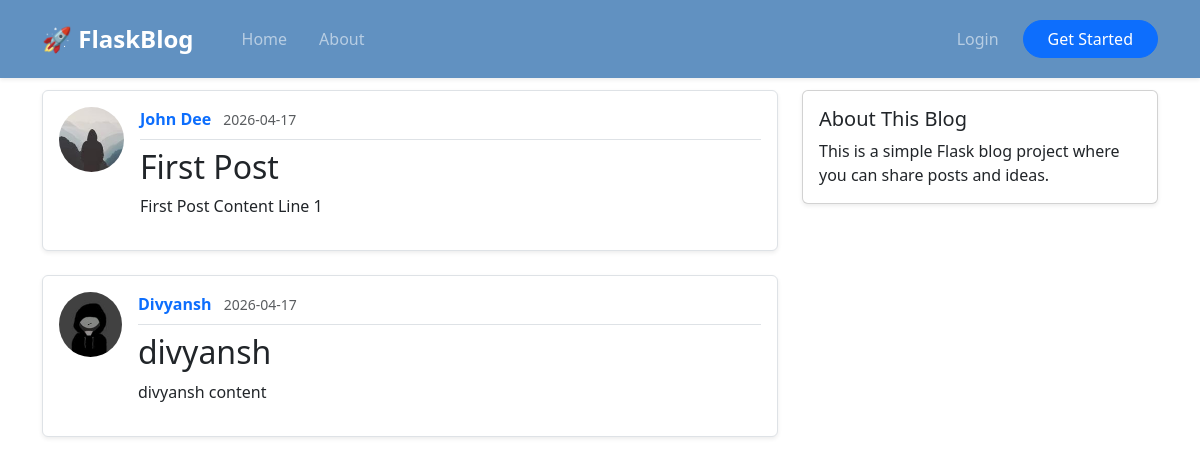
Before: / with the older database file.
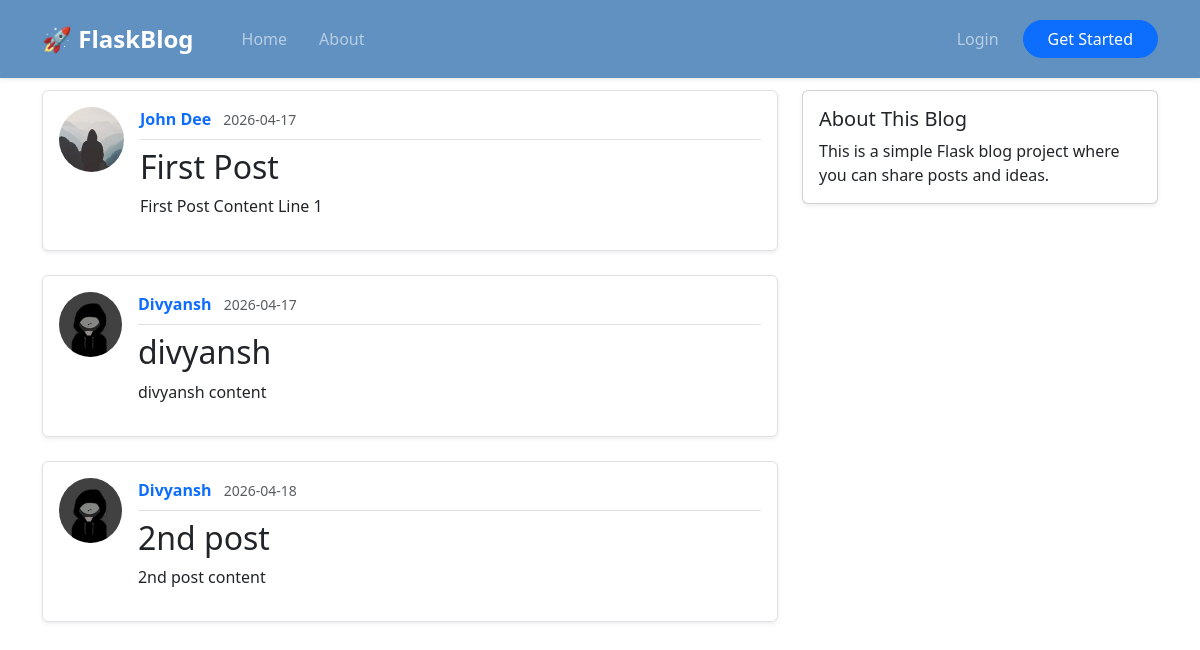
After: the same page with the newer database file.
### flaskblog/models.py (models this page shows, shortened)
class Post(db.Model):
    id = db.Column(db.Integer, primary_key=True)
    title = db.Column(db.String(100), nullable=False)
    date_posted = db.Column(db.DateTime, nullable=False, default=datetime.utcnow)
    content = db.Column(db.Text, nullable=False)
    user_id = db.Column(db.Integer, db.ForeignKey('user.id'), nullable=False)

class User(db.Model, UserMixin):
    id = db.Column(db.Integer, primary_key=True)
    username = db.Column(db.String(20), unique=True, nullable=False)
    email = db.Column(db.String(120), unique=True, nullable=False)
    image_file = db.Column(db.String(20), nullable=False, default='default.jpg')
    password = db.Column(db.String(60), nullable=False)
    posts = db.relationship('Post', backref='author', lazy=True)

### flaskblog/routes.py (the view)
@app.route('/')
def home():
    posts = Post.query.all()
    return render_template('home.html', title='Home', posts=posts)

### flaskblog/templates/home.html
{% extends "base.html" %}
{% block content %}
<div class="container mt-4">
    <div class="row">
        <div class="col-md-8">
{% for post in posts %}
<article class="media content-section p-3 mb-4 shadow-sm border rounded bg-white">
    <div class="d-flex">
        <img class="rounded-circle article-img me-3"
             src="{{ url_for('static', filename='profile_pics/' + post.author.image_file) }}"
             style="width:65px; height:65px;"
             alt="Profile Picture">
        <div class="media-body w-100">
            <div class="article-metadata border-bottom pb-2 mb-2">
                <a class="me-2 text-primary fw-bold text-decoration-none"
                   href="#">
                   {{ post.author.username }}
                </a>
                <small class="text-muted">
                    {{ post.date_posted.strftime('%Y-%m-%d') }}
                </small>
            </div>
            <h2>
                <a class="article-title text-dark text-decoration-none"
                   href="{{ url_for('post', post_id=post.id) }}">
                   {{ post.title }}
                </a>
            </h2>
            <p class="article-content">
                {{ post.content }}
            </p>
        </div>
    </div>
</article>
{% endfor %}
        </div>
        <div class="col-md-4">
            <div class="card shadow-sm">
                <div class="card-body">
                    <h5 class="card-title">About This Blog</h5>
                    <p class="card-text">
                        This is a simple Flask blog project where you can share posts and ideas.
                    </p>
                </div>
            </div>
        </div>
    </div>
</div>
{% endblock %}

### flaskblog/templates/base.html (shortened to what this page needs)
<!doctype html>
<html lang="en">
  <head>
    <link
      href="https://cdn.jsdelivr.net/npm/bootstrap@5.3.8/dist/css/bootstrap.min.css"
      rel="stylesheet"
    />
    <link
      rel="stylesheet"
      href="{{ url_for('static', filename='base.css') }}"
    />
  </head>
  <body>
    <header class="site-header">
      <nav
        class="navbar navbar-expand-lg navbar-dark bg-dark shadow-sm fixed-top py-3"
      >
        <div class="container">
          <a class="navbar-brand fw-bold fs-4" href="/"> 🚀 FlaskBlog </a>
          <div class="collapse navbar-collapse" id="navbarToggle">
            <div class="navbar-nav me-auto ms-3">
              <a class="nav-link px-3" href="/">Home</a>
              <a class="nav-link px-3" href="/about">About</a>
            </div>
            <div class="navbar-nav align-items-center">
              {% if current_user.is_authenticated %}
              <a class="nav-link px-3" href="{{ url_for('new_post') }}">Create Post</a>
              <a class="nav-link px-3" href="{{ url_for('account') }}">account</a>
              <a class="nav-link px-3" href="{{ url_for('logout') }}">Logout</a>
              {% else %}
              <a class="nav-link px-3" href="/login">Login</a>
              <a
                class="btn btn-primary rounded-pill px-4 ms-2"
                href="{{ url_for('register') }}"
              >
                Get Started
              </a>
              {% endif %}
            </div>
          </div>
        </div>
      </nav>
    </header>
    {% block content %}
    {% endblock %}
  </body>
</html>

### flaskblog/static/base.css (style rules this page uses)
body { padding-top: calc(56px + 10px); }
.nav-link { transition: all 0.3s ease; }
.bg-dark { --bs-bg-opacity: 1; background-color: rgb(97 145 193) !important; }
.navbar { backdrop-filter: blur(10px); }

Changed rows visible on the page:
added Post: image_file (picture), author.username "Divyansh", date_posted "2026-04-18", title "2nd post", content "2nd post content"
